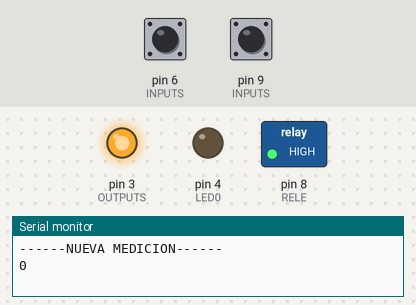
Simulated run of this sketch. Board: Arduino Uno, built with avr-gcc and run on an emulated ATmega328P. Parts: switched loads named in the sketch (green lamp = pin HIGH), output pins drawn as LEDs (lit = HIGH), the last lines printed to the serial monitor. The inputs (shaded band) are chosen by the test bench; at power-on: pin 6 (INPUTS) HIGH, pin 9 (INPUTS) HIGH.

Above: at 1.2 s.
1.3 s: pin 6 (INPUTS) pulled LOW for 0.15 s
At 2.1 s:
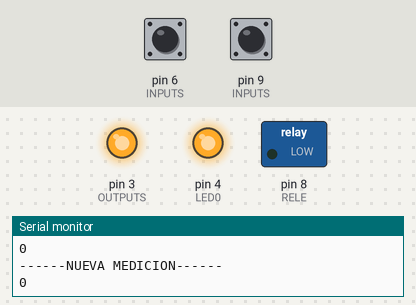
Timing chart, 0 to 4.3 s (numbered marks = the images above; inputs shaded):
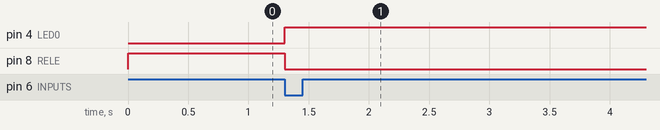

Measured:
- after the input at 1.3 s, pin 4 (LED0): LOW → HIGH at once; pin 8 (RELE): HIGH → LOW at once

The sketch:

Velas.ino
```cpp
/* Velas Nosferatu
 *
 * Arduino UNO, DOS LEDS, UN RS, UN RELE, Y una palanca
 * Cuando se cierra el rs se prende un led y se activa el rele
 * si se activa la palanca pasa lo mismo.
 */


//EDITABLE
#define SPRINT      true
#define NEED_REPOSO false
#define LED0        4
#define LED1        3
#define RS          9
#define PALA        6
#define RELE        8

#define DS  50

const int N_INPUTS = 2;
const int INPUTS[N_INPUTS] = {RS,PALA};
const int INPUTS_ISTATE[N_INPUTS] = {1,1};
const int N_OUTPUTS = 3;
const int OUTPUTS[N_OUTPUTS] = {LED0,LED1,RELE};
const int OUTPUTS_ISTATE[N_OUTPUTS] = {0,1,1};


//NO EDITABLE
boolean reposo = false;
boolean activo = false;
boolean resuelto = false;
unsigned long timer_print = 0;
////////////////////////////////////SETUP///////////////////////////////
//NO EDITABLE
void setup() {
  if(SPRINT){Serial.begin(9600);}
//declara entradas
  for(int a = 0;a < N_INPUTS;a++){
    pinMode(INPUTS[a] , INPUT);
    digitalWrite(INPUTS[a] , INPUTS_ISTATE[a]);
  }
//declara salidas
  for(int a = 0;a < N_OUTPUTS;a++){
    pinMode(OUTPUTS[a] , OUTPUT);
    digitalWrite(OUTPUTS[a] , OUTPUTS_ISTATE[a]);
  }
//si necesita reposo
  if(NEED_REPOSO){reposo=true;activo=false;resuelto=false;}else{reposo=false;activo=true;resuelto=false;}
//EDITABLE

}

///////////////////////////////////////LOOP//////////////////////////////////////////
void loop() {
  if_reposo();
  if_activo();
  if_resuelto();
  showme();
}

////////////////////////////////////////FUNCIONES///////////////////////////////////
//EDITABLE
void if_reposo()
{
  if(reposo){
  }
}

void if_activo()
{
  if(activo){
    if(check(0,RS,DS) || check(0,PALA,DS)){activo = false;resuelto = true;digitalWrite(RELE,LOW);digitalWrite(LED0,HIGH);}
  }
}
void if_resuelto()
{
  if(resuelto){

  }
}

void showme ()
{
  if(SPRINT && millis() - timer_print > 1000)
  {
    Serial.println("------NUEVA MEDICION------");
    Serial.println(check(0,RS,DS));
    timer_print = millis();

    }
  }

//NO EDITABLE
//comprueba el estado de un sensor
boolean check (boolean cual, int entrada, int ds)
{
  boolean resu = false;
  int contador = 0;
  if(cual){ while(digitalRead(entrada) == 1 && resu == false){/*delay(ds);*/contador++;if(contador == ds){resu = true;}}
  }else{    while(digitalRead(entrada) == 0 && resu == false){/*delay(ds);*/contador++;if(contador == ds){resu = true;}}}
  return resu;
}
```
